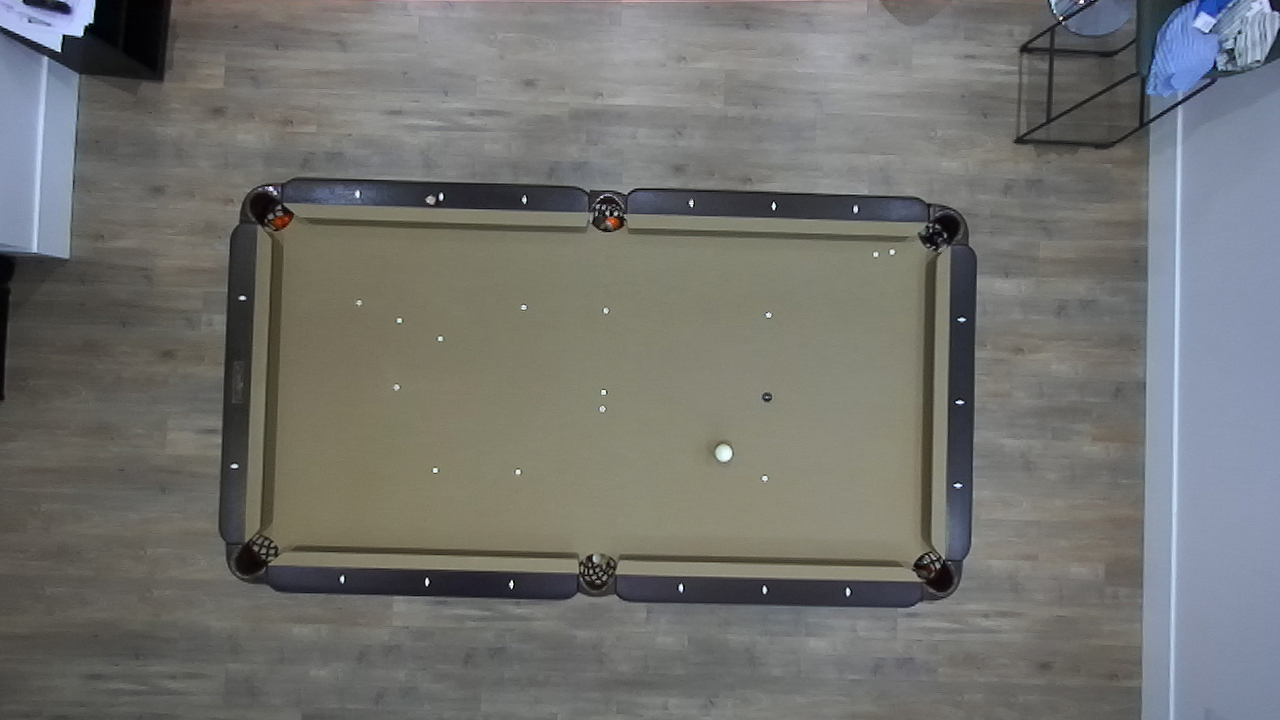
#> input picture Pool/Archive/balls-1-00.png, 1280 x 720 px; its folder holds only this picture in this run
$ python pool_ball.py
#> lines starting #> are read from the running program, lines starting #| are printed output that depends on the picture; after the words box and inside, x2 and y2 are one past the last pixel; in counts of white or black regions, pixels touching at a corner belong together
import cv2, os
from tkinter.filedialog import askopenfilenames, askdirectory
import numpy as np
import json

[133, 133, 109]

p1 = [274, 219]
p2 = [933, 239]
p3 = [927, 564]
p4 = [263, 548]

def detect_ball(image_path):
    image  = cv2.imread(image_path)
    lower = np.array([80, 100, 100])       #color mask
    upper = np.array([130, 160, 160])
    green_mask = cv2.inRange(image, lower, upper)
    green_mask = 255 - green_mask

    kernel = np.ones((5, 5), np.uint8)
    green_mask = cv2.morphologyEx(green_mask, cv2.MORPH_ERODE, kernel=kernel)

    contours,hierarchy = cv2.findContours(green_mask, 1, 1)
    black_image = np.zeros(image.shape, np.uint8)
    n_contours = []
    centers = []
    for contour in contours:
        area = cv2.contourArea(contour)
        x, y, w, h = cv2.boundingRect(contour)

        if area < 50: continue

        if w > 30 or h > 30 : continue
        if w < 5 or h < 5 : continue

        if x < 263  :continue
        if x > 933  : continue
        if y < 219  : continue
        if y > 550  : continue

        centers.append([x + w // 2, y + h // 2])

        tmp = cv2.convexHull(contour)
        n_contours.append(tmp)

    pools = {}
    pools["balls_coordinates"] = centers
    return pools
    # [19 lines of commented-out code are left out]

    cv2.imshow("1", black_image)
    cv2.waitKey(0)
    # print(balls)

def detect_white_pool(image_path):
    image  = cv2.imread(image_path)
    lower = np.array([190, 190, 190])       #color mask
    upper = np.array([255, 255, 255])
    green_mask = cv2.inRange(image, lower, upper)
    # green_mask = 255 - green_mask

    kernel = np.ones((5, 5), np.uint8)
    green_mask = cv2.morphologyEx(green_mask, cv2.MORPH_OPEN, kernel=kernel)

    contours,hierarchy = cv2.findContours(green_mask, 1, 1)

    black_image = np.zeros(image.shape, np.uint8)
    n_contours = []
    white = []
    max_area = 0
    for contour in contours:
        area = cv2.contourArea(contour)
        x, y, w, h = cv2.boundingRect(contour)

        if area < 90: continue
        if area > 200: continue
        if max_area < area:
            white = [x + w // 2, y + h // 2]

        # tmp = cv2.convexHull(contour)
        n_contours.append(contour)

    # pools = {}
    # pools["balls_coordinates"] = centers
    # return pools
    cv2.drawContours(black_image, tuple(n_contours), -1, (255,255,255), cv2.FILLED)
    black_image = cv2.dilate(black_image, kernel=kernel)

    cv2.imshow("1", green_mask)
    cv2.waitKey(0)

    return white

def _main():
    # files = askopenfilenames()
    root_dir = askdirectory()
#> the answer given: .
    files = os.listdir(root_dir)

    for image_name in files:
        if "png" in image_name:
            image_path = os.path.join(root_dir, image_name)

            pools = detect_ball(image_path)
#> in detect_ball, image is the input picture: shape (720, 1280, 3); mean B, G, R 111.5, 114.5, 114.1
#> in detect_ball, `green_mask = cv2.inRange(image, lower, upper)`:
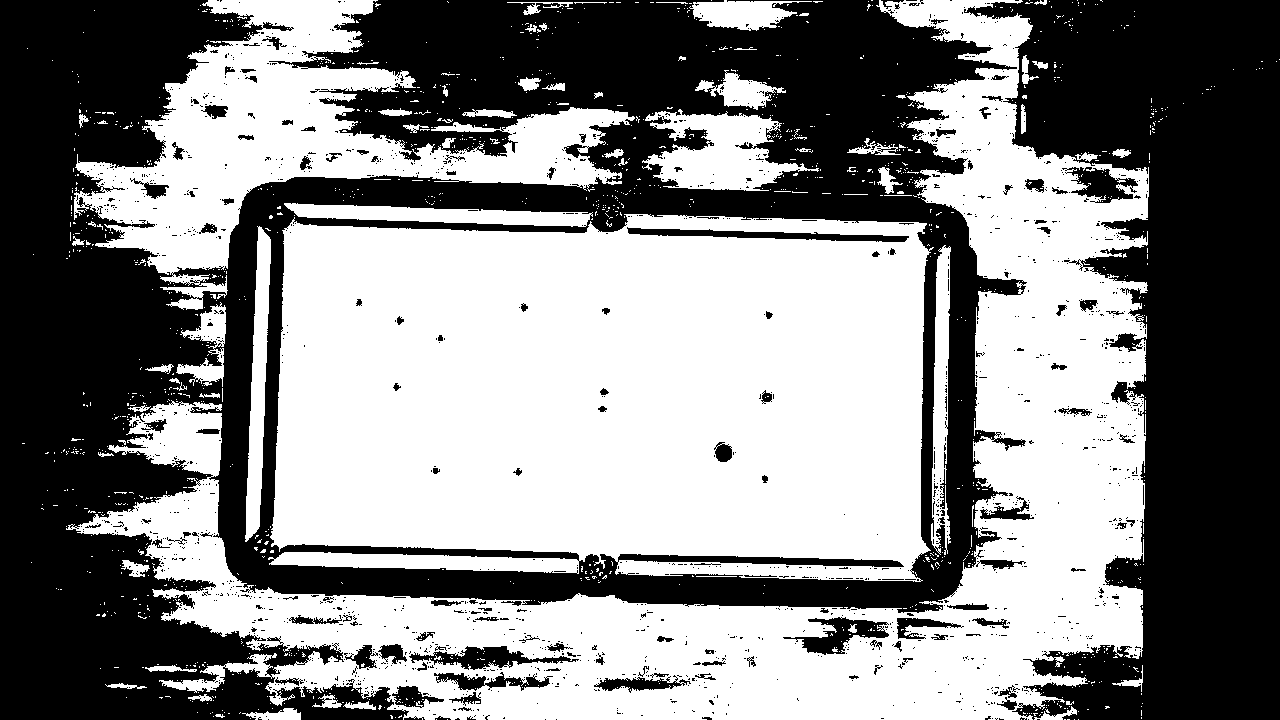
#> green_mask: shape (720, 1280); 52.5% white; 1620 black regions (1483 under 20 px), largest, box (x1, y1, x2, y2) and area: (0, 0, 1027, 720) 288716, (964, 0, 1280, 720) 127793, (627, 227, 909, 242) 1729
#> in detect_ball, `green_mask = cv2.morphologyEx(green_mask, cv2.MORPH_ERODE, kernel=kern..`:
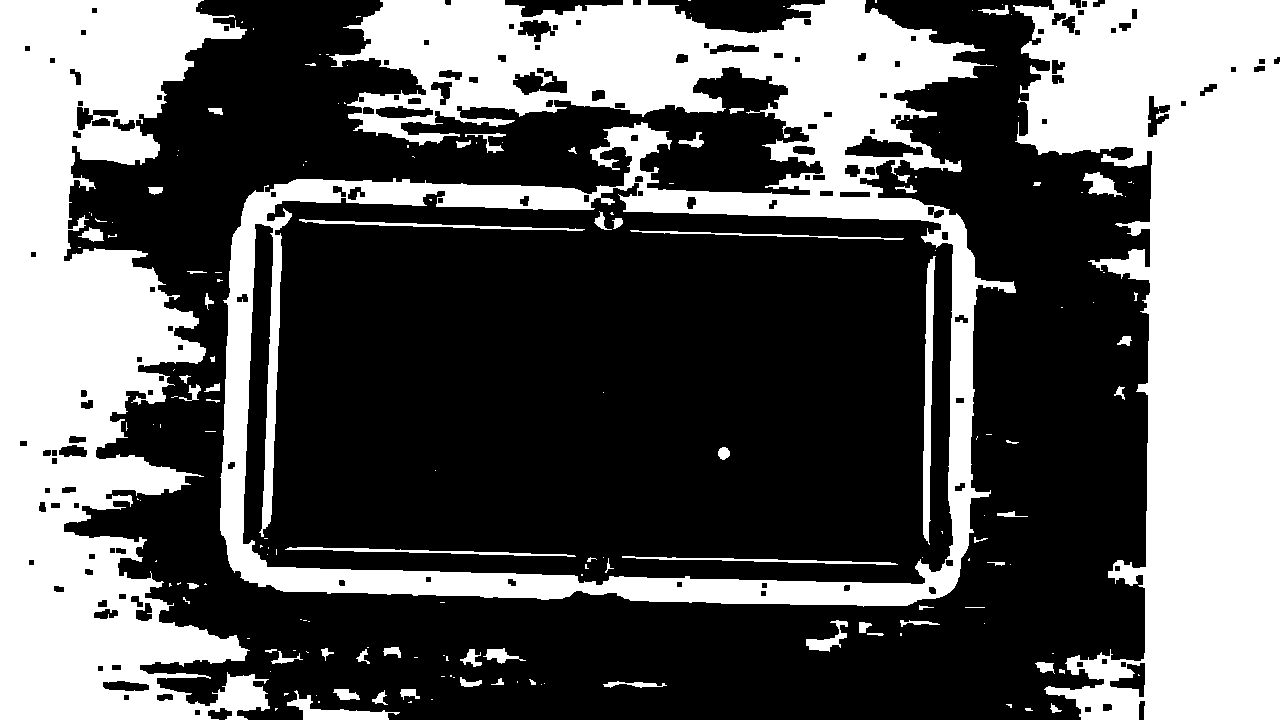
#> green_mask: shape (720, 1280); 37.9% white; 175 white regions (109 under 20 px)
#> in detect_ball, `contours,hierarchy = cv2.findContours(green_mask, 1, 1)`: contours = 321 contours, 125 with area under 20; largest, box (x1, y1, x2, y2) and area: (220, 0, 1016, 607) 367984, (242, 182, 954, 586) 253650, (1013, 0, 1280, 720) 117828, (0, 0, 270, 720) 108846, (923, 256, 936, 545) 1726
#> the loop in detect_ball, `for contour in contours:` made 321 passes
#> (area, x, y, w, h) on passes 1, 4, 5: (34, 194, 709, 7, 7), (40, 1084, 706, 8, 7), (73, 1102, 703, 11, 9)
#> after the loop in detect_ball, `for contour in contours:`: centers = [[724, 453]]; n_contours = 1 contour; box (x1, y1, x2, y2) and area: (718, 447, 730, 460) 106
#> pools = {'balls_coordinates': [[724, 453]]}
            white_pool = detect_white_pool(image_path)
#> in detect_white_pool, `green_mask = cv2.inRange(image, lower, upper)`:
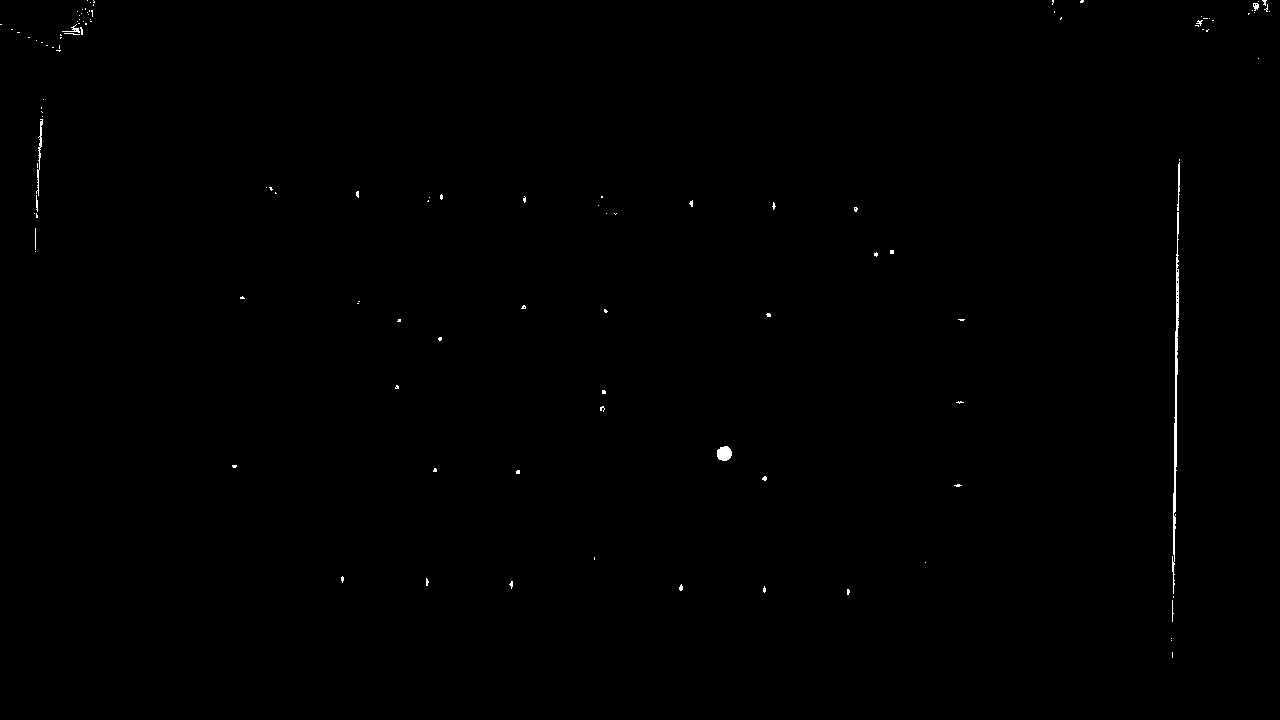
#> green_mask: shape (720, 1280); 0.23% white in thin lines or dots
#> in detect_white_pool, `green_mask = cv2.morphologyEx(green_mask, cv2.MORPH_OPEN, kernel=kernel)`:
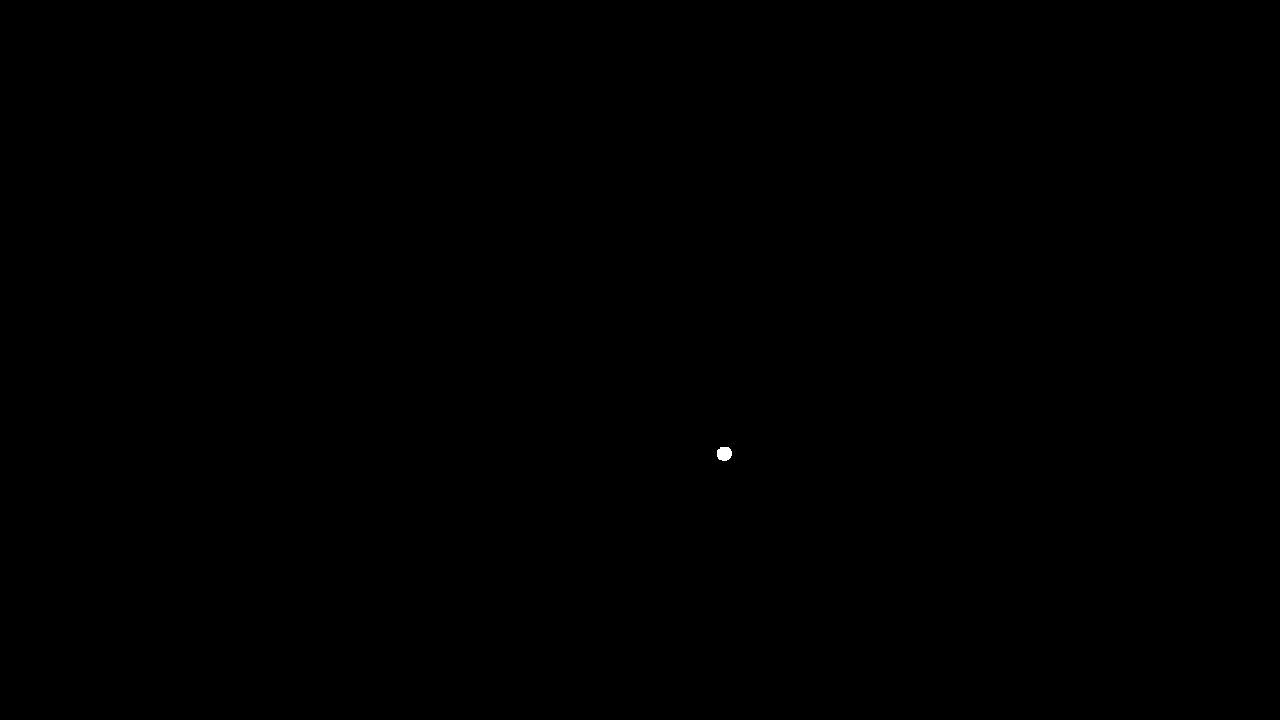
#> green_mask: shape (720, 1280); 0.02% white; 1 white region
#> in detect_white_pool, `contours,hierarchy = cv2.findContours(green_mask, 1, 1)`: contours = 1 contour; box (x1, y1, x2, y2) and area: (717, 447, 732, 461) 153
#> the loop in detect_white_pool, `for contour in contours:` made 1 pass
#> (area, x, y, w, h, white) on pass 1: (153, 717, 447, 15, 14, [724, 454])
#> after the loop in detect_white_pool, `for contour in contours:`: n_contours has the same summary as contours
#> in detect_white_pool, `cv2.drawContours(black_image, tuple(n_contours), -1, (255,255,255), cv..`: black_image: shape (720, 1280, 3); 0.02% white; 1 white region, box (x1, y1, x2, y2) and area: (717, 447, 732, 461) 175
#> in detect_white_pool, `black_image = cv2.dilate(black_image, kernel=kernel)`: black_image: shape (720, 1280, 3); 0.03% white; 1 white region, box (x1, y1, x2, y2) and area: (715, 445, 734, 463) 307
#> white_pool = [724, 454]

            [pool_coords] = list(pools.values())
#> pool_coords = [[724, 453]]
            if pool_coords == []:
                pool_coords = [white_pool]

            tmp = []
            for coords in pool_coords:
                if white_pool == [] :
                    tmp.append(coords)
                    continue
                if abs(white_pool[0] - coords[0]) < 5 and abs(white_pool[1] - coords[1]):
                    tmp.append(white_pool)
                    continue
                tmp.append(coords)
#> this loop made 1 pass
#> after the loop, tmp = [[724, 454]]
            pool_coords = tmp
#> pool_coords = [[724, 454]]

            pools = {}
            pools["balls_coordinates"] = pool_coords
            if white_pool == [] :
                pools["cue_ball_index"] = "I"
            else:
                pools["cue_ball_index"] = white_pool

            with open(image_name.split(".")[0] + '.json', 'w') as fp:
                json.dump(pools, fp)

if __name__ == "__main__":
    _main()
